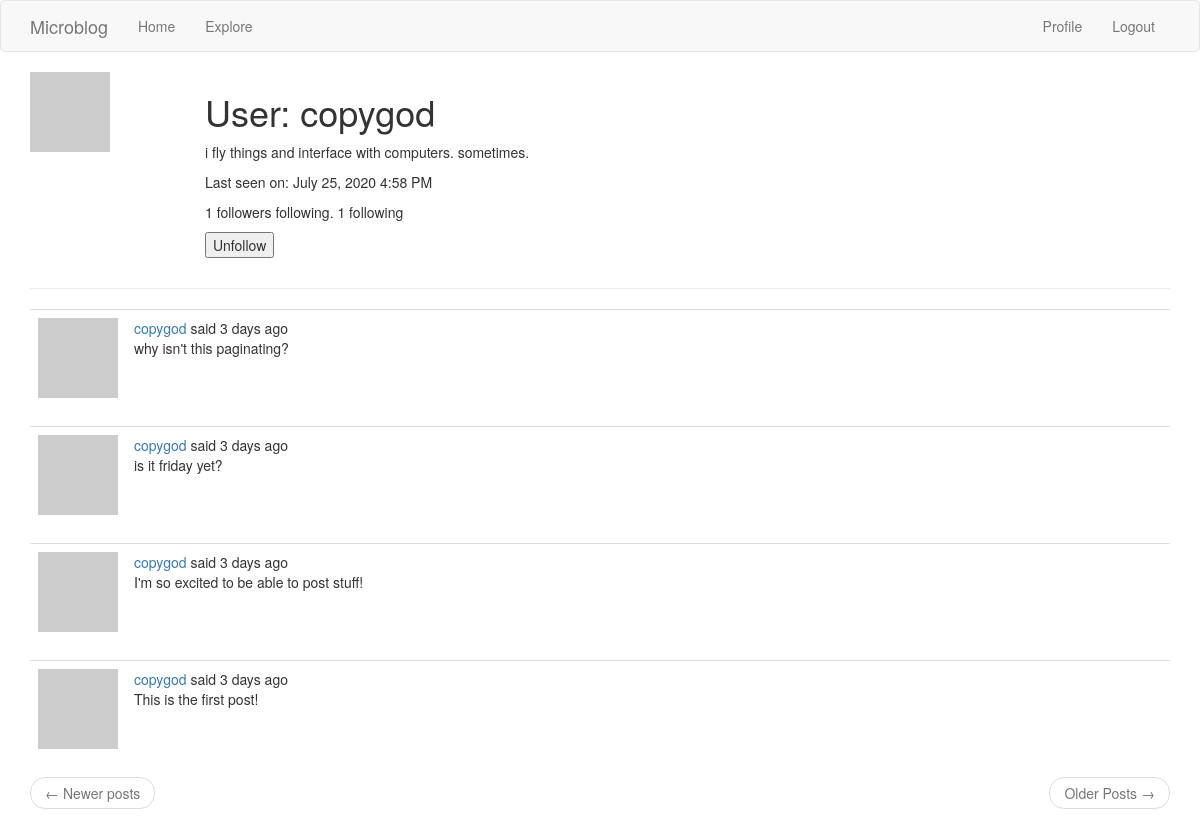
Page /user/copygod (signed in) on the committed database.
### app/models.py (models this page shows, shortened)
class User(UserMixin, db.Model):
	id = db.Column(db.Integer, primary_key=True)
	username = db.Column(db.String(64), index=True, unique=True)
	email = db.Column(db.String(120), index=True, unique=True)
	password_hash = db.Column(db.String(128))
	posts = db.relationship('Post', backref='author', lazy='dynamic')
	def avatar(self, size):
		digest = md5(self.email.encode('utf-8')).hexdigest()
		return 'https://www.gravatar.com/avatar/{}?d=identicon&s={}'.format(digest, size)
	def is_following(self, user):
		return self.followed.filter(
			followers.c.followed_id == user.id). count() > 0
	about_me = db.Column(db.String(140))
	last_seen = db.Column(db.DateTime, default=datetime.utcnow)
	followed = db.relationship(
		'User', secondary=followers,
		primaryjoin=(followers.c.follower_id == id),
		secondaryjoin=(followers.c.followed_id == id),
		backref=db.backref('followers', lazy='dynamic'), lazy='dynamic')

class Post(db.Model):
	id = db.Column(db.Integer, primary_key=True)
	body = db.Column(db.String(140))
	timestamp = db.Column(db.DateTime, index=True, default=datetime.utcnow)
	user_id = db.Column(db.Integer, db.ForeignKey('user.id'))
	language = db.Column(db.String(5))

### app/main/routes.py (the view)
@bp.route('/user/<username>')
@login_required
def user(username):
	user = User.query.filter_by(username=username).first_or_404()
	page = request.args.get('page', 1, type=int)
	posts = user.posts.order_by(Post.timestamp.desc()).paginate(
		page, current_app.config['POSTS_PER_PAGE'], False)
	next_url = url_for('user', username=user.username, page=posts.next_num) \
		if posts.has_next else None
	prev_url = url_for('user', username=user.username, page=posts.prev_num) \
		if posts.has_prev else None
	form = EmptyForm()
	return render_template('user.html', user=user, posts=posts.items,
				next_url=next_url, prev_url=prev_url, form=form)

### app/main/forms.py
class EmptyForm(FlaskForm):
	submit = SubmitField(_l('Submit'))

### app/main/routes.py (called while the page is built)
@bp.before_request
def before_request():
	if current_user.is_authenticated:
		current_user.last_seen = datetime.utcnow()
		db.session.commit()
	g.locale = str(get_locale())

### app/models.py (called while the page is built)
@login.user_loader
def load_user(id):
	return User.query.get(int(id))

### app/templates/user.html (shortened to what this page needs)
{% extends "base.html" %}
{% block app_content %}
	<table>
		<tr valign="top">
			<td width="175px"><img src="{{ user.avatar(128) }}"></td>
			<td>
				<h1>{{ _('User') }}: {{ user.username }}</h1>
				{% if user.about_me %}<p>{{ user.about_me }}</p>{% endif %}
				{% if user.last_seen %}
				<p>{{ _('Last seen on') }}: {{ moment(user.last_seen).format('LLL') }}</p>
				{% endif %}
				<p>{{ _('%(count)d followers', count=user.followers.count()) }} following.
				{{ _('%(count)d following', count=user.followed.count()) }}</p>
				{% if user == current_user %}
				<p><a href="{{ url_for('main.edit_profile') }}">{{ _('Edit your profile') }}</a></p>
				{% else %}
				<p>
					<form action="{{ url_for('main.unfollow', username=user.username) }}" method="post">
						{{ form.submit(value=_('Unfollow')) }}
					</form>
				</p>
				{% endif %}
			</td>
		</tr>
	</table>
	<hr>
	{% for post in posts %}
		{% include '_post.html' %}
	{% endfor %}
	<nav aria-label="...">
		<ul class="pager">
			<li class="previous{% if not prev_url %} disabled{% endif %}">
				<a href="{{ prev_url or '#' }}">
					<span aria-hidden="true">&larr;</span> Newer posts
				</a>
			</li>
			<li class="next{% if not next_url %} disabled{% endif %}">
				<a href="{{ next_url or '#' }}">
					{{ _('Older Posts') }} <span aria-hidden="true">&rarr;</span>
				</a>
			</li>
		</ul>
	</nav>
{% endblock %}

### app/templates/base.html (shortened to what this page needs)
{% extends 'bootstrap/base.html' %}
{% block navbar %}
  <nav class="navbar navbar-default">
        <div class="container">
            <div class="navbar-header">
                <a class="navbar-brand" href="{{ url_for('main.index') }}">Microblog</a>
            </div>
            <div class="collapse navbar-collapse" id="bs-example-navbar-collapse-1">
                <ul class="nav navbar-nav">
                    <li><a href="{{ url_for('main.index') }}">{{ _('Home') }}</a></li>
                    <li><a href="{{ url_for('main.explore') }}">{{ _('Explore') }}</a></li>
                </ul>
                <ul class="nav navbar-nav navbar-right">
                    {% if current_user.is_anonymous %}
                    <li><a href="{{ url_for('auth.login') }}">{{ _('Login') }}</a></li>
                    {% else %}
                    <li><a href="{{ url_for('main.user', username=current_user.username) }}">{{ _('Profile') }}</a></li>
                    <li><a href="{{ url_for('auth.logout') }}">{{ _('Logout') }}</a></li>
                    {% endif %}
                </ul>
            </div>
        </div>
    </nav>
{% endblock %}
{% block content %}
	<div class="container">
		{% block app_content %}{% endblock %}
	</div>
{% endblock %}

### app/templates/_post.html (shortened to what this page needs)
	<table class="table table-hover">
		<tr>
			<td width="70px">
				<a href="{{ url_for('main.user', username=post.author.username) }}">
				<img src="{{ post.author.avatar(70) }}">
				</a>
			</td>
			<td>
				{{ _('%(username)s said %(when)s', username=user_link,
					when=moment(post.timestamp).fromNow()) }}
				<br>
				<span id="post{{ post.id }}">{{ post.body }}</span>
			</td>
		</tr>
	</table>

### rows in the picture
User: username "copygod", about_me "i fly things and interface with computers. sometimes.", last_seen "July 25, 2020 4:58 PM"
Post: body "why isn't this paginating?"
Post: body "is it friday yet?"
Post: body "I'm so excited to be able to post stuff!"
Post: body "This is the first post!"
